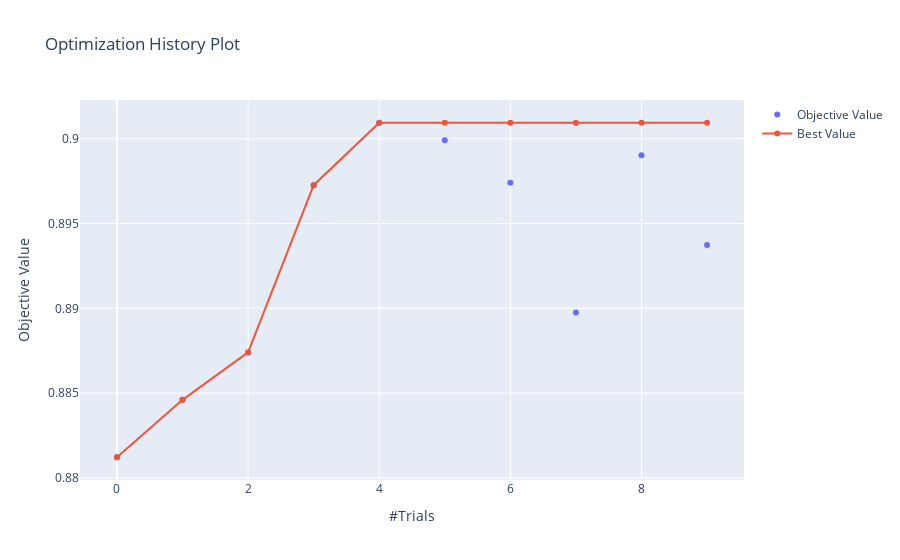

Source (notebook cell):
### Markdown cell above
Let's visualise how the study went, first how the objective change throughout the trials and then the countour plot of the objective function:

### Code cell
optuna.visualization.plot_optimization_history(study)

### Figure 1 — Plotly figure (JSON) as saved in the notebook; plotly's stock layout.template omitted (floating-point values rounded to 4 significant figures)
{"data": [{"mode": "markers", "name": "Objective Value", "type": "scatter", "x": [0, 1, 2, 3, 4, 5, 6, 7, 8, 9], "y": [0.8812, 0.8846, 0.8874, 0.8973, 0.9009, 0.8999, 0.8974, 0.8898, 0.899, 0.8937]}, {"name": "Best Value", "type": "scatter", "x": [0, 1, 2, 3, 4, 5, 6, 7, 8, 9], "y": [0.8812, 0.8846, 0.8874, 0.8973, 0.9009, 0.9009, 0.9009, 0.9009, 0.9009, 0.9009]}], "layout": {"title": {"text": "Optimization History Plot"}, "xaxis": {"title": {"text": "#Trials"}}, "yaxis": {"title": {"text": "Objective Value"}}}}
